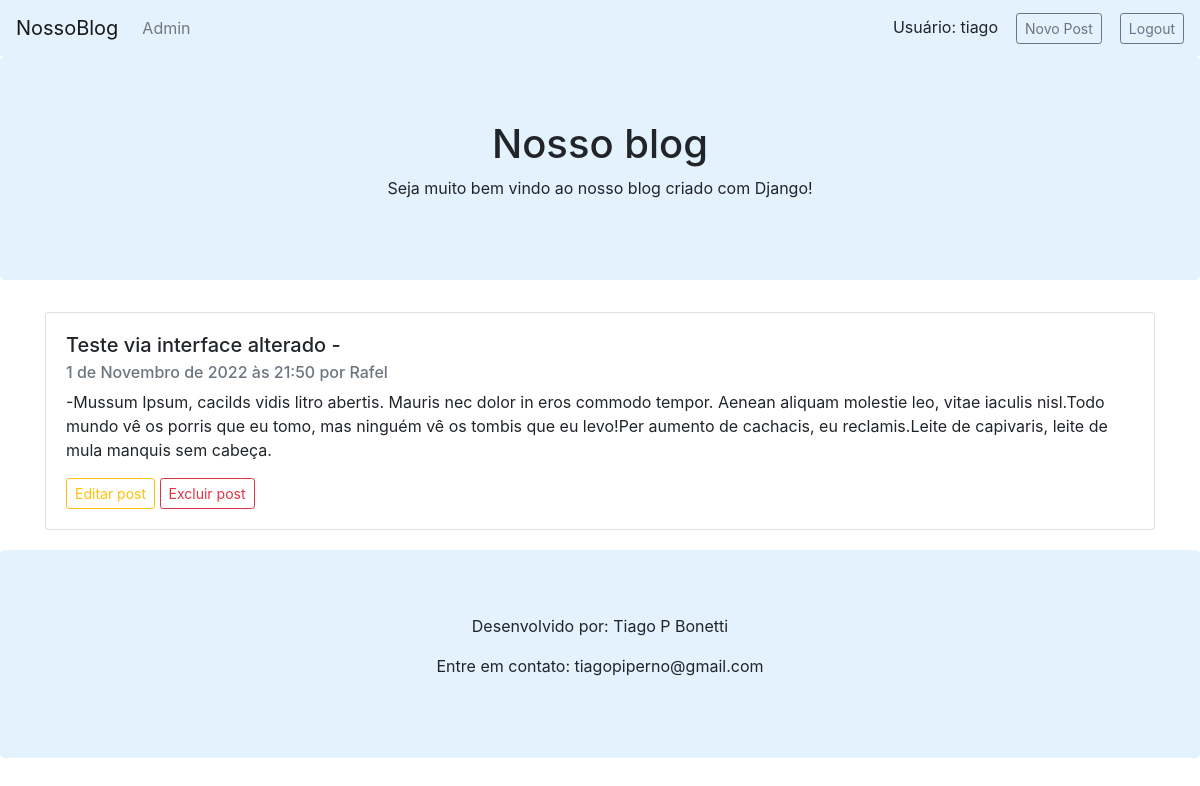
Screenshot of /post/6 (signed in) with the database file from the repository.
### blog/models.py (models this page shows, shortened)
class Post(models.Model):
    titulo = models.CharField(max_length=300)
    autor = models.ForeignKey(User, on_delete=models.CASCADE)
    conteudo = RichTextField()
    data = models.DateTimeField(default=timezone.now)
    class Meta:
        ordering = ['-data']
        verbose_name = 'Post'
        verbose_name_plural = 'Posts'

### blog/views.py (the view)
# urls.py: path('post/<int:pk>', views.post_detalhe.as_view(), name='post-detalhe'),
class post_detalhe(LoginRequiredMixin, generic.DetailView):
    model = Post
    template_name = 'blog/post_detalhe.html'

### blog/templates/blog/post_detalhe.html (shortened to what this page needs)
{% extends 'blog/base.html' %}
{% block content %}
<div class="container">
  <div class="card">
      <div class="card-body">
        <h5 class="card-title">{{ post.titulo }}</h5>
        <h6 class="card-subtitle mb-2 text-muted">{{ post.data }} por {{ post.autor.first_name }}</h6>
        <p class="card-text">{{ post.conteudo|safe }}</p>
        <a class="btn btn-sm btn-outline-warning" href="{% url 'post-edit' post.pk %}">Editar post</a>
        <a class="btn btn-sm btn-outline-danger" href="{% url 'post-delete' post.pk %}">Excluir post</a>
      </div>
  </div>
</div>
{% endblock content %}

### blog/templates/blog/base.html (shortened to what this page needs)
{% load static %}
<!DOCTYPE html>
<html lang="en">
<head>
    <link rel="stylesheet" href="https://maxcdn.bootstrapcdn.com/bootstrap/4.5.2/css/bootstrap.min.css">
</head>
<body>
    <nav class="navbar navbar-expand-lg navbar-light fundoAzul">
        <a class="navbar-brand" href="{% url 'home' %}">NossoBlog</a>
        <div class="collapse navbar-collapse" id="navbarNav">
          <ul class="navbar-nav">
            <li class="nav-item">
              <a class="nav-link" href="{% url 'admin:index' %}">Admin</a>
            </li>
          </ul>
        </div>
        <ul class="nav justify-content-end">
          <li class="nav-item">
            {% if user.is_authenticated %}
              Usuário: {{ user.get_username }}   &nbsp;&nbsp;
              <a class="btn btn-sm btn-outline-secondary" href="{% url 'post-new'%}">Novo Post</a> &nbsp;&nbsp;
              <a class="btn btn-sm btn-outline-secondary" href="{% url 'logout'%}?next={{request.path}}">Logout</a>
            {% else %}
              <a class="btn btn-sm btn-outline-secondary" href="{% url 'login'%}?next={{request.path}}">Login</a>
            {% endif %}
          </li>
        </ul>
      </nav>
    <div class="jumbotron text-center fundoAzul" >
        <h1>Nosso blog</h1>
        <p>Seja muito bem vindo ao nosso blog criado com Django!</p>
    </div>
    {% block content %}
    {% endblock content %}
    <div class="jumbotron text-center fundoAzul" style="margin-bottom:0; margin-top: 20px;">
        <p>Desenvolvido por: Tiago P Bonetti</p>
        <p>Entre em contato: tiagopiperno@gmail.com</p>
    </div>
</body>
</html>

### blog/templates/blog/base.html (style rules this page uses)
.card { margin: 15px 0px; }
.fundoAzul { background-color: #e3f2fd; }

### rows the page displays
Post: titulo "Teste via interface alterado -", data "1 de Novembro de 2022 às 21:50", autor.first_name "Rafel", conteudo "-Mussum Ipsum, cacilds vidis litro abertis. Mauris nec dolor in eros commodo tempor. Aenean aliquam molestie leo, vitae iaculis nisl.Todo mundo vê os porris que eu tomo, mas ninguém vê os tombis que eu levo!Per aumento de cachacis, eu reclamis.Leite de capivaris, leite de mula manquis sem cabeça."

### other values shown
{{ user.get_username }} "tiago"
